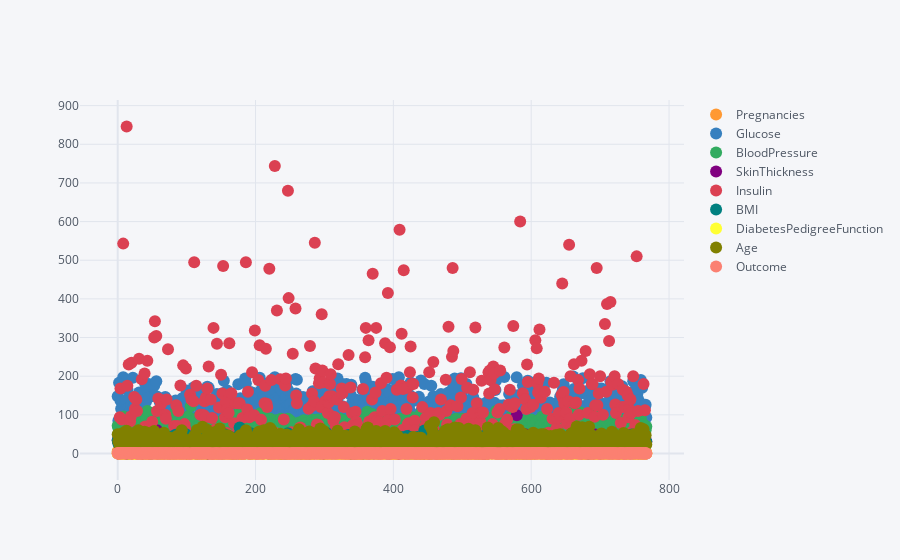

Write notebook code for a chart like this one.
### Code cell
#plotting the dataset in scatters
df.iplot(kind="scatter", mode='markers')

### Figure 1 — Plotly figure (JSON) as saved in the notebook; plotly's stock layout.template omitted (floating-point values rounded to 4 significant figures; data arrays with more than 128 entries replaced by an {"elided": "..."} marker saying what was removed)
{"data": [{"line": {"color": "rgba(255, 153, 51, 1.0)", "dash": "solid", "shape": "linear", "width": 1.3}, "marker": {"size": 12, "symbol": "circle"}, "mode": "markers", "name": "Pregnancies", "text": "", "type": "scatter", "x": {"elided": "768 int values"}, "y": {"elided": "768 int values"}}, {"line": {"color": "rgba(55, 128, 191, 1.0)", "dash": "solid", "shape": "linear", "width": 1.3}, "marker": {"size": 12, "symbol": "circle"}, "mode": "markers", "name": "Glucose", "text": "", "type": "scatter", "x": {"elided": "768 int values"}, "y": {"elided": "768 int values"}}, {"line": {"color": "rgba(50, 171, 96, 1.0)", "dash": "solid", "shape": "linear", "width": 1.3}, "marker": {"size": 12, "symbol": "circle"}, "mode": "markers", "name": "BloodPressure", "text": "", "type": "scatter", "x": {"elided": "768 int values"}, "y": {"elided": "768 int values"}}, {"line": {"color": "rgba(128, 0, 128, 1.0)", "dash": "solid", "shape": "linear", "width": 1.3}, "marker": {"size": 12, "symbol": "circle"}, "mode": "markers", "name": "SkinThickness", "text": "", "type": "scatter", "x": {"elided": "768 int values"}, "y": {"elided": "768 int values"}}, {"line": {"color": "rgba(219, 64, 82, 1.0)", "dash": "solid", "shape": "linear", "width": 1.3}, "marker": {"size": 12, "symbol": "circle"}, "mode": "markers", "name": "Insulin", "text": "", "type": "scatter", "x": {"elided": "768 int values"}, "y": {"elided": "768 int values"}}, {"line": {"color": "rgba(0, 128, 128, 1.0)", "dash": "solid", "shape": "linear", "width": 1.3}, "marker": {"size": 12, "symbol": "circle"}, "mode": "markers", "name": "BMI", "text": "", "type": "scatter", "x": {"elided": "768 int values"}, "y": {"elided": "768 float values"}}, {"line": {"color": "rgba(255, 255, 51, 1.0)", "dash": "solid", "shape": "linear", "width": 1.3}, "marker": {"size": 12, "symbol": "circle"}, "mode": "markers", "name": "DiabetesPedigreeFunction", "text": "", "type": "scatter", "x": {"elided": "768 int values"}, "y": {"elided": "768 float values"}}, {"line": {"color": "rgba(128, 128, 0, 1.0)", "dash": "solid", "shape": "linear", "width": 1.3}, "marker": {"size": 12, "symbol": "circle"}, "mode": "markers", "name": "Age", "text": "", "type": "scatter", "x": {"elided": "768 int values"}, "y": {"elided": "768 int values"}}, {"line": {"color": "rgba(251, 128, 114, 1.0)", "dash": "solid", "shape": "linear", "width": 1.3}, "marker": {"size": 12, "symbol": "circle"}, "mode": "markers", "name": "Outcome", "text": "", "type": "scatter", "x": {"elided": "768 int values"}, "y": {"elided": "768 int values"}}], "layout": {"legend": {"bgcolor": "#F5F6F9", "font": {"color": "#4D5663"}}, "paper_bgcolor": "#F5F6F9", "plot_bgcolor": "#F5F6F9", "title": {"font": {"color": "#4D5663"}}, "xaxis": {"gridcolor": "#E1E5ED", "showgrid": true, "tickfont": {"color": "#4D5663"}, "title": {"font": {"color": "#4D5663"}, "text": ""}, "zerolinecolor": "#E1E5ED"}, "yaxis": {"gridcolor": "#E1E5ED", "showgrid": true, "tickfont": {"color": "#4D5663"}, "title": {"font": {"color": "#4D5663"}, "text": ""}, "zerolinecolor": "#E1E5ED"}}}
